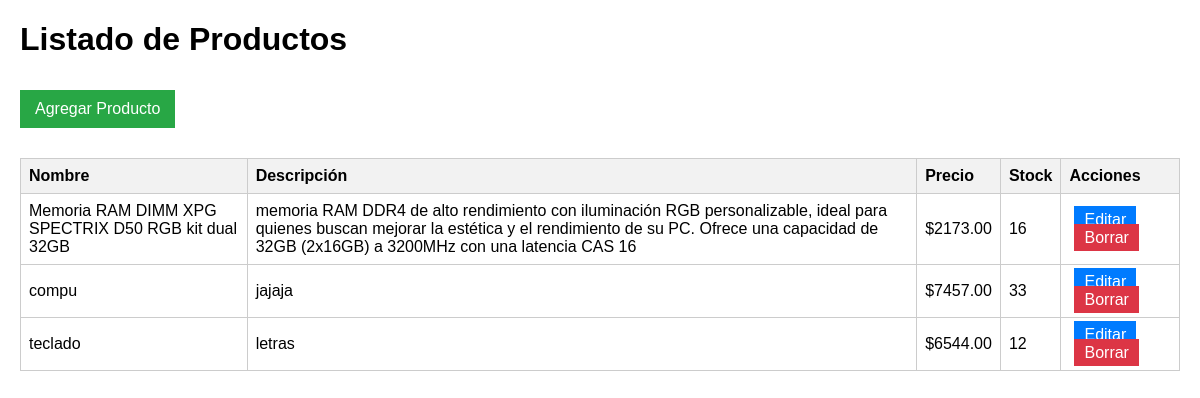
The page / on the database its author committed.
### app_producto/models.py (models this page shows, shortened)
class Producto(models.Model):
    nombre = models.CharField(max_length=100)
    descripcion = models.TextField(blank=True, null=True)
    precio = models.DecimalField(max_digits=10, decimal_places=2)
    stock = models.IntegerField(default=0)
    fecha_creacion = models.DateTimeField(auto_now_add=True)
    fecha_actualizacion = models.DateTimeField(auto_now=True)
    class Meta:
        ordering = ['nombre'] # Ordena los productos por nombre por defecto

### app_producto/views.py (the view)
# urls.py: path('', views.index, name='inicio'),
def index(request):
    productos = Producto.objects.all()
    return render(request, 'listar_productos.html', {'productos': productos})

### app_producto/templates/listar_productos.html (shortened to what this page needs)
<!DOCTYPE html>
<html lang="es">
<head>
</head>
<body>
    <h1>Listado de Productos</h1>
    <a href="/agregar/" class="btn agregar">Agregar Producto</a>
    <table>
        <thead>
            <tr>
                <th>Nombre</th>
                <th>Descripción</th>
                <th>Precio</th>
                <th>Stock</th>
                <th>Acciones</th>
            </tr>
        </thead>
        <tbody>
            {% for producto in productos %}
            <tr>
                <td>{{ producto.nombre }}</td>
                <td>{{ producto.descripcion }}</td>
                <td>${{ producto.precio }}</td>
                <td>{{ producto.stock }}</td>
                <td>
                    <a href="/editar/{{ producto.id }}/" class="btn editar">Editar</a>
                    <a href="/borrar/{{ producto.id }}/" class="btn borrar">Borrar</a>
                </td>
            </tr>
            {% empty %}
            <tr>
                <td colspan="5">No hay productos registrados.</td>
            </tr>
            {% endfor %}
        </tbody>
    </table>
</body>
</html>

### app_producto/templates/listar_productos.html (style rules this page uses)
body { font-family: Arial, sans-serif; margin: 20px; }
table { width: 100%; border-collapse: collapse; margin-top: 20px; }
th, td { border: 1px solid #ccc; padding: 8px; text-align: left; }
th { background-color: #f2f2f2; }
.btn { margin: 5px; padding: 5px 10px; text-decoration: none; color: white; }
.editar { background-color: #007BFF; }
.borrar { background-color: #DC3545; }
.agregar { background-color: #28A745; display: inline-block; margin: 10px 0; padding: 10px 15px; color: white; text-decoration: none; }

### rows shown on the page
Producto: nombre "Memoria RAM DIMM XPG SPECTRIX D50 RGB kit dual 32GB", descripcion "memoria RAM DDR4 de alto rendimiento con iluminación RGB personalizable, ideal para quienes buscan mejorar la estética y el rendimiento de su PC. Ofrece una capacidad de 32GB (2x16GB) a 3200MHz con una latencia CAS 16", precio "2173.00", stock "16"
Producto: nombre "compu", descripcion "jajaja", precio "7457.00", stock "33"
Producto: nombre "teclado", descripcion "letras", precio "6544.00", stock "12"
